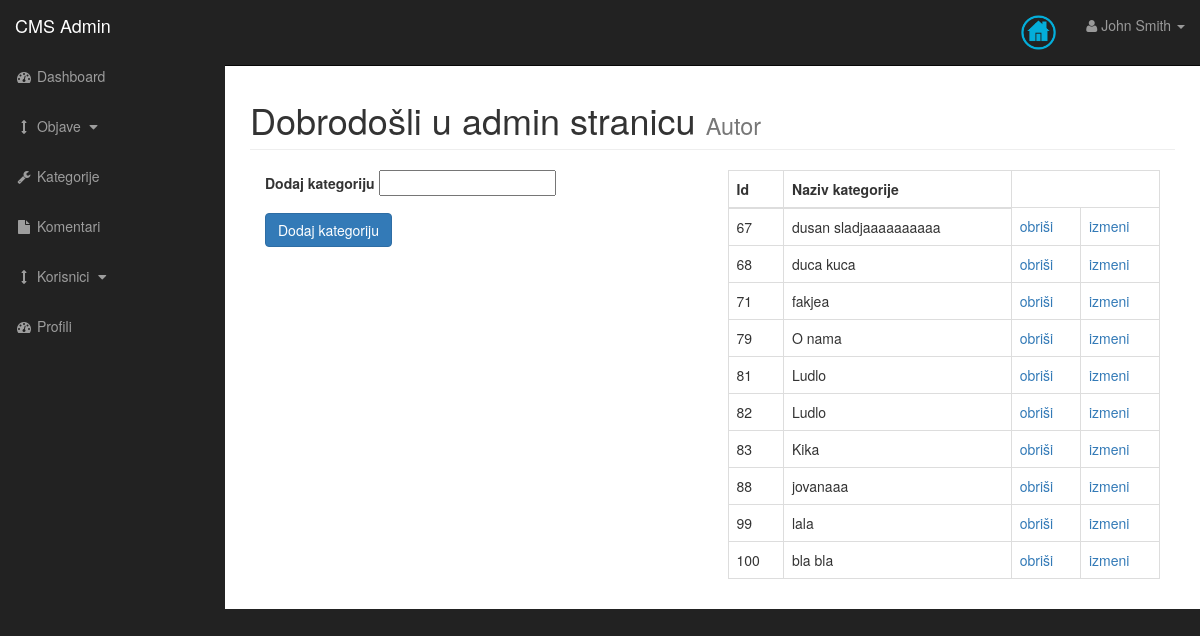
The app's page /admin/categories.php with its own data.
### tables this page shows
CREATE TABLE `categories` (
  `cat_id` int(255) NOT NULL,
  `cat_title` varchar(255) NOT NULL
);

### admin/functions.php (the view, shortened to what this page needs)
<?php
function findAllCategories(){
global $mysqli;
echo "<tr>";
$query="SELECT * FROM categories order by cat_id asc";
$result=$mysqli->query($query);
while ($row=$result->fetch_assoc()) {
 $cat_id=$row['cat_id'];
 $cat_title=$row['cat_title'];
 echo "<td>$cat_id</td>" ;
 echo "<td>{$cat_title}</td>" ;
 echo "<td><a href='categories.php?obrisi={$cat_id}'>obriši</a></td>";
          echo "<td><a href='categories.php?izmeni={$cat_id}'>izmeni</a></td>";
          echo "</tr>";
        }
      }
?>

### admin/css/sb-admin.css (style rules this page uses)
body { margin-top: 100px; background-color: #222; }
@media (min-width:768px) { body { margin-top: 50px; } }

### records on screen
categories: cat_id "67", cat_title "dusan sladjaaaaaaaaaa"
categories: cat_id "68", cat_title "duca kuca"
categories: cat_id "71", cat_title "fakjea"
categories: cat_id "79", cat_title "O nama"
categories: cat_id "81", cat_title "Ludlo"
categories: cat_id "82", cat_title "Ludlo"
categories: cat_id "83", cat_title "Kika"
categories: cat_id "88", cat_title "jovanaaa"
categories: cat_id "99", cat_title "lala"
categories: cat_id "100", cat_title "bla bla"
